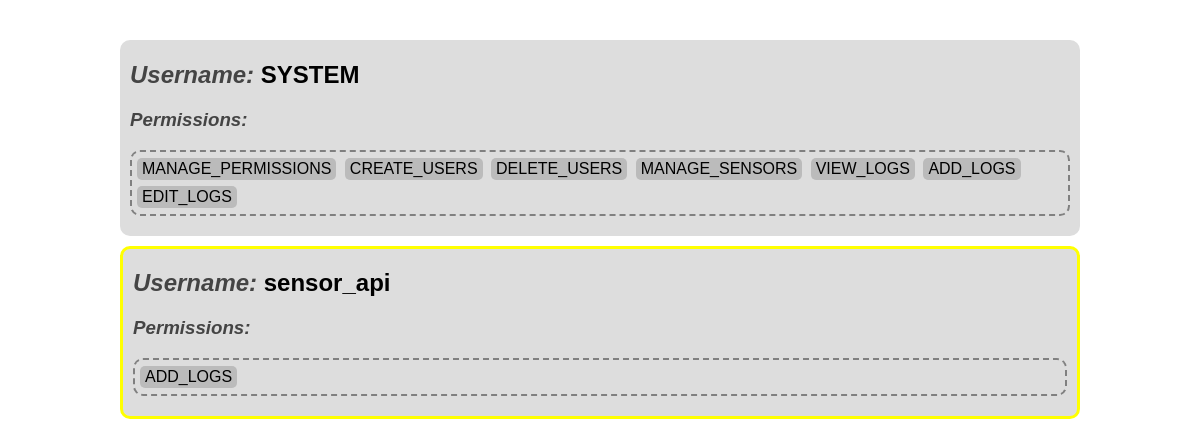
Page /users (signed in) on the committed database.
### tables this page shows
CREATE TABLE 'users' (
'id' INTEGER DEFAULT NULL PRIMARY KEY AUTOINCREMENT,
'username' TEXT DEFAULT NULL UNIQUE,
'password_hash' TEXT DEFAULT NULL
);

CREATE TABLE 'permissions' (
'id' INTEGER DEFAULT NULL PRIMARY KEY AUTOINCREMENT,
'permission_name' INTEGER DEFAULT NULL UNIQUE
);

### admin/panels.py (the view)
@admin_bp.route('/users')
@authenticate()
def user_control():
    users = []
    for user_id, user_name in get_all_users():
        users.append([user_name, [perm[0] for perm in get_user_permissions(user_id)]])
    permissions = get_all_permissions()
    return render_template('users.html',
        users = users,
        permissions = permissions,
        canCreateUsers = user_has_permission(session['userid'], get_permissionid("CREATE_USERS")),
        canRemoveUsers = user_has_permission(session['userid'], get_permissionid("DELETE_USERS")),
        canManagePerms = user_has_permission(session['userid'], get_permissionid("MANAGE_PERMISSIONS")),
        username = get_user_info(session['userid'])[1]
    )

### api/permissions.py (called while the page is built)
def get_all_permissions():
    with sqlite3.connect(DATABASE_PATH) as con:
        cur = con.cursor()
        cur.execute("SELECT permission_name FROM permissions")
        permissions = cur.fetchall()
    return [perm[0] for perm in permissions]

def get_permissionid(permission_name):
    with sqlite3.connect(DATABASE_PATH) as con:
        cur = con.cursor()
        cur.execute("SELECT id FROM permissions WHERE permission_name = ?", [permission_name])
        id = cur.fetchone()
    if id:
        return id[0]
    else: return None

### api/user_permissions.py (called while the page is built)
def user_has_permission(userID, permissionID):
    with sqlite3.connect(DATABASE_PATH) as con:
        cur = con.cursor()
        cur.execute("SELECT * FROM user_permissions WHERE user_id = ? AND permission_id = ?", [userID, permissionID])
        result = cur.fetchone()
    if result:
        return True
    else:
        return False

def get_user_permissions(userID):
    with sqlite3.connect(DATABASE_PATH) as con:
        cur = con.cursor()
        cur.execute("SELECT permission_name FROM user_permissions INNER JOIN permissions ON permissions.id = permission_id WHERE user_id = ?", [userID])
        result = cur.fetchall()
    return result

### api/users.py (called while the page is built)
def get_user_info(user_id):
    with sqlite3.connect(DATABASE_PATH) as con:
        cur = con.cursor()
        cur.execute("SELECT id, username FROM users WHERE id = ?", [user_id])
        info = cur.fetchone()
    return info

def get_all_users():
    with sqlite3.connect(DATABASE_PATH) as con:
        cur = con.cursor()
        cur.execute("SELECT id, username FROM users")
        results = cur.fetchall()
    return results

### user/auth.py (called while the page is built)
def user_has_permissions(userID, permissionIDs, mode='all'):
    with sqlite3.connect(DATABASE_PATH) as con:
        cur = con.cursor()
        statement = "SELECT COUNT() FROM user_permissions WHERE user_id = ? AND permission_id IN ("+("?,"*len(permissionIDs))[:-1]+")"
        cur.execute(statement, [userID]+permissionIDs)
        result = cur.fetchone()[0]
        if mode == 'any':
            return result > 0
        if mode == 'all':
            return result == len(permissionIDs)

### admin/templates/users.html (shortened to what this page needs)
<div id="userlist">
    {% for username, permissions in users %}
    <div class="user" id="user_{{username}}">
        <h2>
            <i>Username:</i>
            {{username}}
        </h2>
        <h3><i>Permissions:</i></h3>
        <div class="permission_list">
            <span>
            {% for permission in permissions %}
                <span class="permission" data-name="{{permission}}">{{permission}} <button class="delperm" onclick="delperm(this)">❌</button></span>
            {% endfor %}</span>
        </div>
    </div>
    {% endfor %}
</div>

### rows in the picture
users: username "SYSTEM"
permissions: permission_name "MANAGE_PERMISSIONS"
permissions: permission_name "CREATE_USERS"
permissions: permission_name "DELETE_USERS"
permissions: permission_name "MANAGE_SENSORS"
permissions: permission_name "VIEW_LOGS"
permissions: permission_name "ADD_LOGS"
permissions: permission_name "EDIT_LOGS"
users: username "sensor_api"
